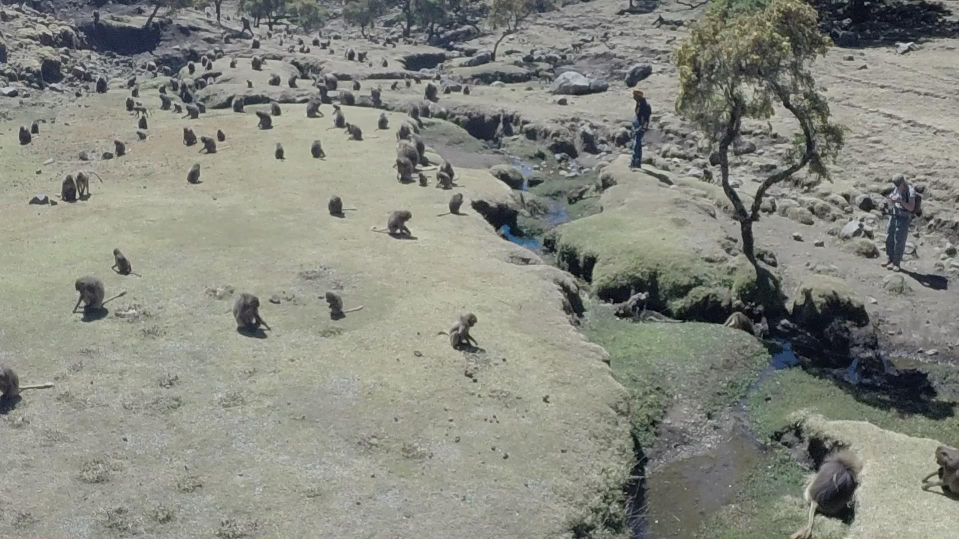
#> input picture blob-tracking/test.jpg, 1917 x 1078 px, given in place of monkey3.mkv, which was not available (shown at 1/2 size)
$ python brute_histogram.py   (older library calls are emulated)
#> lines starting #> are read from the running program, lines starting #| are printed output that depends on the picture; pictures that were not available may be replaced by others from this repository, and a replacement may not be noted
import numpy as np
import cv2
import time
import matplotlib.pyplot as plt
import matplotlib.cm as cm
import sys
import copy

class Monkey:
    def __init__(self, center, size, targ):
        # Self is the new object
        self.center = center
        self.size = size
        # self.rectangle = rectangle
        self.target_hist = targ


cap = cv2.VideoCapture('monkey3.mkv')
feature_params = dict( maxCorners = 100,
                       qualityLevel = 0.3,
                       minDistance = 7,
                       blockSize = 7 )

# Parameters for lucas kanade optical flow
lk_params = dict( winSize  = (15,15),
                  maxLevel = 2,
                  criteria = (cv2.TERM_CRITERIA_EPS | cv2.TERM_CRITERIA_COUNT, 10, 0.03))

# Create some random colors
color = np.random.randint(0,255,(100,3))

# Take first frame and find corners in it
ret, old_frame = cap.read()
#> old_frame is the input picture: shape (1078, 1917, 3); mean B, G, R 127.4, 136.3, 134.4

frame_gray = cv2.cvtColor(old_frame, cv2.COLOR_BGR2GRAY)
sigma = 1.5
ksize = (int(4*sigma+1),int(4*sigma+1))
im_s = cv2.GaussianBlur(frame_gray, ksize, sigma)

kx,ky = cv2.getDerivKernels(1,1,3)
kx = np.transpose(kx/2)
ky = ky/2
im_dx = cv2.filter2D(im_s,-1,kx)
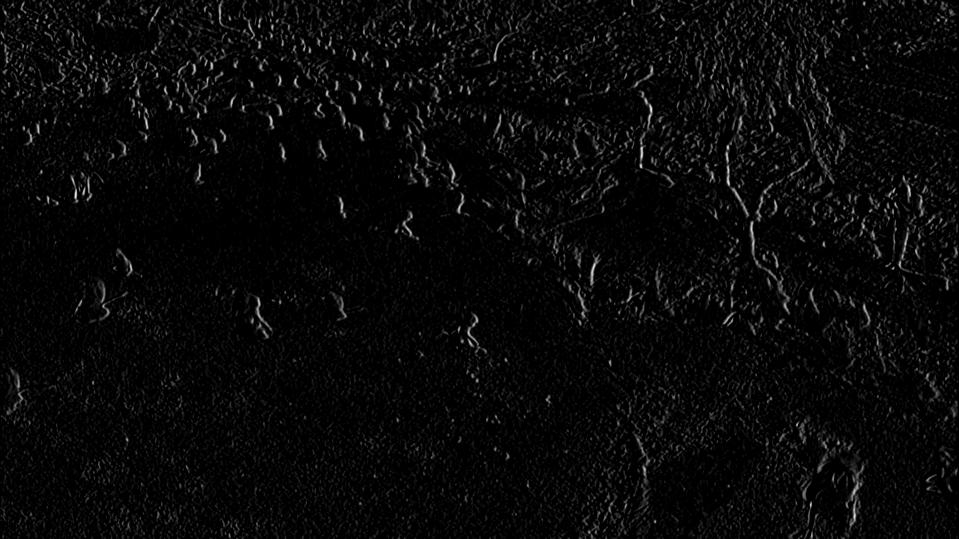
#> im_dx: shape (1078, 1917) (shown at 1/2 size); min 0, max 32, mean 1.1; drawn with min black and max white
im_dy = cv2.filter2D(im_s,-1,ky)
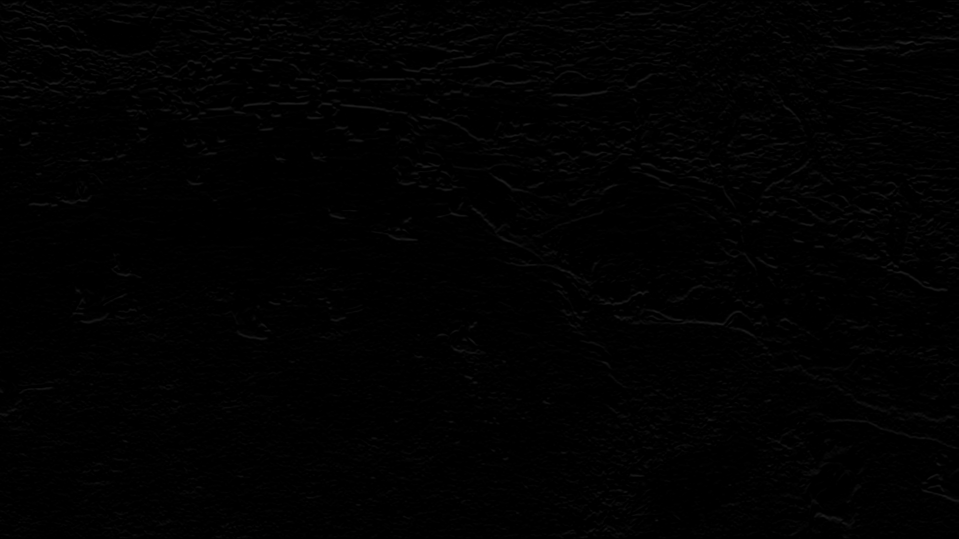
#> im_dy: shape (1078, 1917) (shown at 1/2 size); min 0, max 40, mean 1.5
im_gm = np.sqrt( im_dx**2 + im_dy**2)   # gradient magnitude
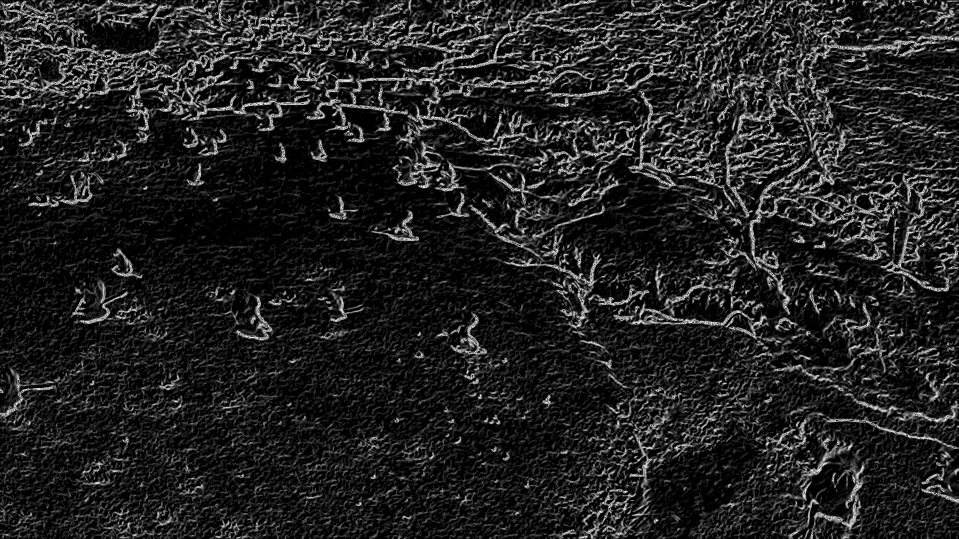
#> im_gm: shape (1078, 1917) float16 (shown at 1/2 size); min 0, max 15.91, mean 2.14; drawn with min black and max white

im_gm_int = im_gm.astype(np.uint8)
gradients = np.sort(im_gm_int, axis=None)[::-1]   # This flattens before sorting and then reverses the order

index1 = int(0.2 * len(gradients))
#> index1 = 413305
rv,im_thresh1 = cv2.threshold(im_gm_int, 120, 255., cv2.THRESH_TRUNC)

kernel = np.ones((5,5),np.uint8)
# closed = cv2.morphologyEx(im_thresh1, cv2.MORPH_CLOSE, kernel)
old_gray = cv2.morphologyEx(im_thresh1, cv2.MORPH_OPEN, kernel)
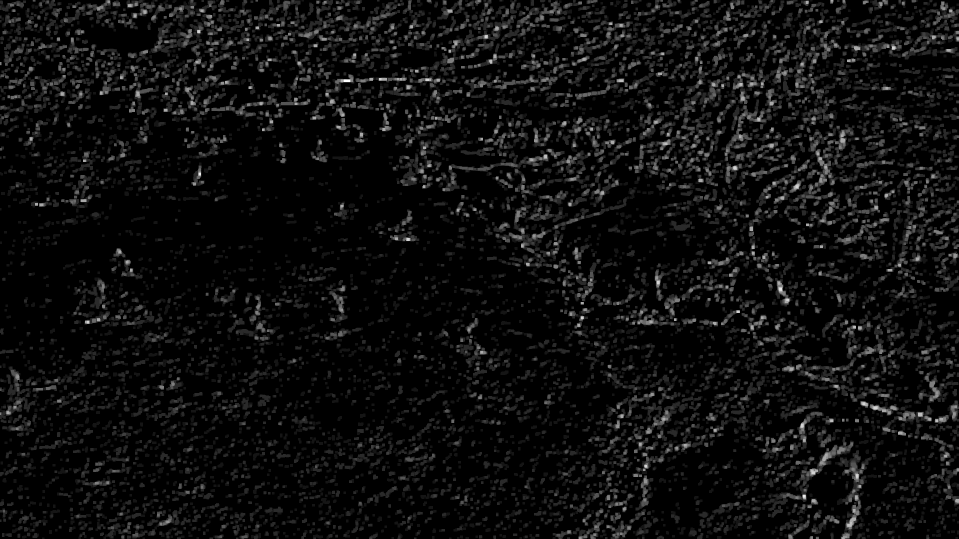
#> old_gray: shape (1078, 1917) (shown at 1/2 size); min 0, max 12, mean 0.684; drawn with min black and max white
# plt.imshow(old_gray, cmap = cm.Greys_r)
# plt.show()
points = cv2.goodFeaturesToTrack(old_gray, mask = None, **feature_params)
#> points = 100 rows, first 8: [1350, 639], [1608, 991], [526, 259], [1709, 654], [1480, 623], [73, 408], [1614, 449], [963, 278]
# take first frame of the video
ret,frame = cap.read()

check_radius = 5
default_width = 60

def get_rekt(pix):
    c = pix[0] - 30
    r = pix[1] - 30
    w = 80
    h = 80
    return (c, r, w, h)


pixel_list = []
for p in points:
    pixel_list.append((int(p[0][0]), int(p[0][1])))
#> this loop made 100 passes
#> p on passes 1 to 12: [[1350, 639]], [[1608, 991]], [[526, 259]], [[1709, 654]], [[1480, 623]], [[73, 408]], [[1614, 449]], [[963, 278]], [[176, 644]], [[1164, 634]], [[1664, 841]], [[871, 236]]
#> after the loop, pixel_list = 100 pairs, first value 62 to 1900, second value 4 to 991

# print(pixel_list)
# pix = (830, 710)
# track_window = (c,r,w,h)
monkeys = []
for pix in pixel_list:
    track_window = get_rekt(pix)
    # main_pixel = pix
    width = default_width
    c, r, w, h = track_window
    roi = frame[r:r+h, c:c+w]
#> (the run stopped early here; a loop or call above may not have finished)
